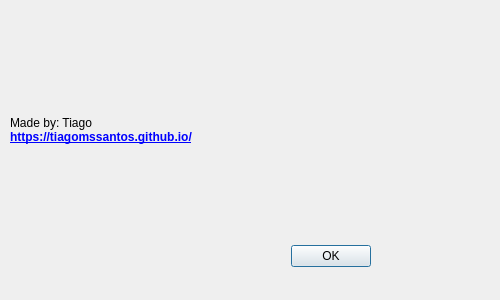
<?xml version="1.0" encoding="UTF-8"?>
<ui version="4.0">
 <class>About</class>
 <widget class="QDialog" name="About">
  <property name="geometry">
   <rect>
    <x>0</x>
    <y>0</y>
    <width>500</width>
    <height>300</height>
   </rect>
  </property>
  <property name="windowTitle">
   <string>About</string>
  </property>
  <widget class="QDialogButtonBox" name="buttonBox">
   <property name="geometry">
    <rect>
     <x>30</x>
     <y>240</y>
     <width>341</width>
     <height>32</height>
    </rect>
   </property>
   <property name="orientation">
    <enum>Qt::Horizontal</enum>
   </property>
   <property name="standardButtons">
    <set>QDialogButtonBox::Ok</set>
   </property>
  </widget>
  <widget class="QLabel" name="label">
   <property name="geometry">
    <rect>
     <x>10</x>
     <y>90</y>
     <width>481</width>
     <height>81</height>
    </rect>
   </property>
   <property name="styleSheet">
    <string notr="true"/>
   </property>
   <property name="text">
    <string>&lt;html&gt;&lt;head/&gt;&lt;body&gt;&lt;p&gt;Made by: Tiago &lt;br/&gt;&lt;a href=&quot;https://tiagomssantos.github.io/&quot;&gt;&lt;span style=&quot; font-weight:600; text-decoration: underline; color:#0000ff;&quot;&gt;https://tiagomssantos.github.io/&lt;/span&gt;&lt;/a&gt;&lt;/p&gt;&lt;/body&gt;&lt;/html&gt;</string>
   </property>
   <property name="textFormat">
    <enum>Qt::RichText</enum>
   </property>
   <property name="openExternalLinks">
    <bool>false</bool>
   </property>
   <property name="textInteractionFlags">
    <set>Qt::TextBrowserInteraction</set>
   </property>
  </widget>
 </widget>
 <resources/>
 <connections>
  <connection>
   <sender>buttonBox</sender>
   <signal>accepted()</signal>
   <receiver>About</receiver>
   <slot>accept()</slot>
   <hints>
    <hint type="sourcelabel">
     <x>248</x>
     <y>254</y>
    </hint>
    <hint type="destinationlabel">
     <x>157</x>
     <y>274</y>
    </hint>
   </hints>
  </connection>
  <connection>
   <sender>buttonBox</sender>
   <signal>rejected()</signal>
   <receiver>About</receiver>
   <slot>reject()</slot>
   <hints>
    <hint type="sourcelabel">
     <x>316</x>
     <y>260</y>
    </hint>
    <hint type="destinationlabel">
     <x>286</x>
     <y>274</y>
    </hint>
   </hints>
  </connection>
  <connection>
   <sender>label</sender>
   <signal>linkActivated(QString)</signal>
   <receiver>About</receiver>
   <slot>open_link(QString)</slot>
   <hints>
    <hint type="sourcelabel">
     <x>250</x>
     <y>130</y>
    </hint>
    <hint type="destinationlabel">
     <x>249</x>
     <y>149</y>
    </hint>
   </hints>
  </connection>
 </connections>
 <slots>
  <slot>open_link(QString)</slot>
 </slots>
</ui>
